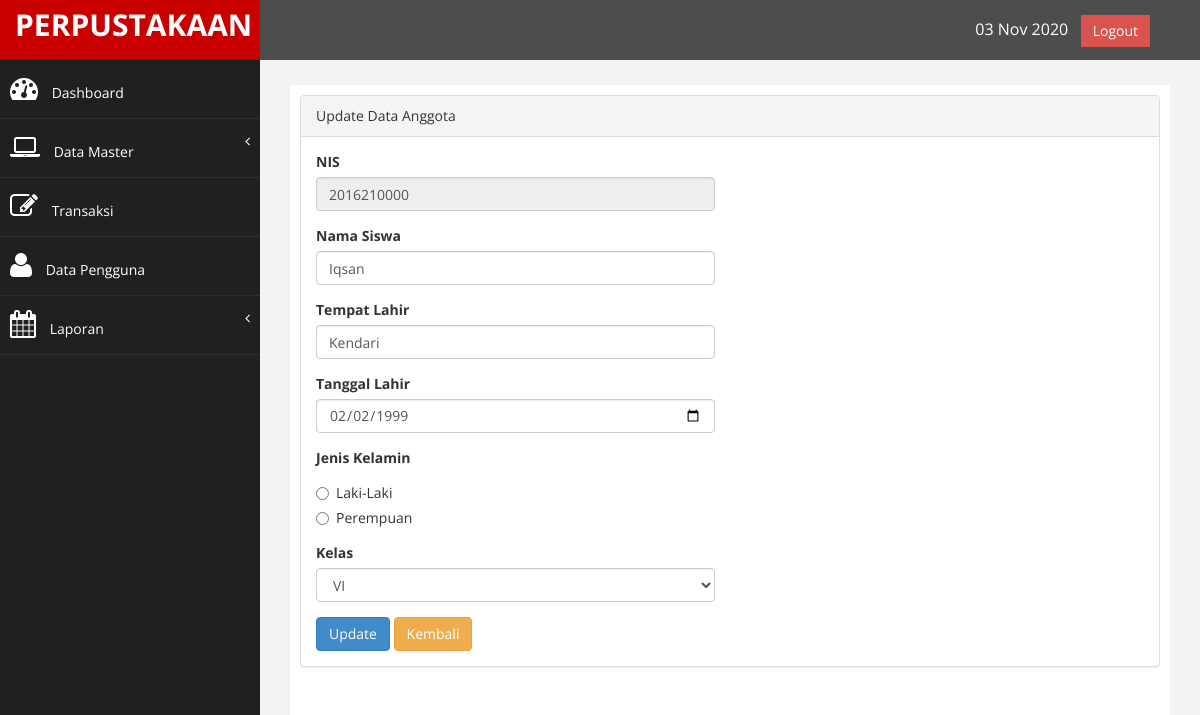
The page /index.php?page=updateAnggota&nis=2016210000 (signed in) on the database its author committed.
### tables this page shows
CREATE TABLE `tb_anggota` (
  `nis` int(11) NOT NULL,
  `nama` varchar(50) NOT NULL,
  `tempat_lahir` varchar(50) NOT NULL,
  `tgl_lahir` date NOT NULL,
  `jk` varchar(20) NOT NULL,
  `kelas` varchar(10) NOT NULL,
  `tgl_input` timestamp NOT NULL DEFAULT CURRENT_TIMESTAMP ON UPDATE CURRENT_TIMESTAMP
);

### halaman/anggota/updateAnggota.php (the view, shortened to what this page needs)
<?php
$nis = $_GET['nis'];
$sql = "SELECT * FROM tb_anggota WHERE nis=$nis";
$query = mysqli_query($koneksi,$sql);
$data = mysqli_fetch_assoc($query);
?>
<div id="page-wrapper" >
    <div id="page-inner">
       <div class="row">
        <div class="col-md-12">
            <div class="panel panel-default">
                <div class="panel-heading">
                    Update Data Anggota
                </div>
                <div class="panel-body">
                    <div class="row">
                        <div class="col-md-6">
                            <form role="form" method="POST" onsubmit="return validasi(this)">
                                <div class="form-group">
                                    <label>NIS</label>
                                    <input class="form-control" name="nis" id="nis" value="<?php echo $data['nis']; ?>" readonly/>
                                </div>
                                <div class="form-group">
                                    <label>Nama Siswa</label>
                                    <input class="form-control" name="nama" id="nama" value="<?php echo $data['nama']; ?>"/>
                                </div>
                                <div class="form-group">
                                    <label>Tempat Lahir</label>
                                    <input class="form-control" name="tempat_lahir" id="tempat_lahir" value="<?php echo $data['tempat_lahir']; ?>"/>
                                </div>
                                <div class="form-group">
                                    <label>Tanggal Lahir</label>
                                    <input type="date" class="form-control" name="tgl_lahir" id="tgl_lahir" value="<?php echo $data['tgl_lahir']; ?>"/>
                                </div>
                                <div class="form-group">
                                    <label>Jenis Kelamin</label>
                                    <div class="radio">
                                        <label>
                                            <input type="radio" name="jk" id="jk" value="Laki-Laki" <?php echo($data['jk']==Laki-Laki)?"checked":""; ?>/>Laki-Laki
                                        </label>
                                    </div>
                                    <div class="radio">
                                        <label>
                                            <input type="radio" name="jk" id="jk" value="Perempuan" <?php echo($data['jk']==Perempuan)?"checked":""; ?>/>Perempuan
                                        </label>
                                    </div>
                                </div>
                                <div class="form-group">
                                    <label>Kelas</label>
                                    <select class="form-control" name="kelas" id="kelas">
                                        <option value="VI" <?php if ($data['kelas']=='VI') {echo "selected";} ?>>VI</option>
                                    </select>
                                </div>
                                <div>
                                    <input type="submit" name="update" value="Update" class="btn btn-primary">
                                    <a href="index.php?page=anggota" class="btn btn-warning"> Kembali</a>
                                </div>
                            </form>
                        </div>
                    </div>
                </div>
            </div>
        </div>
    </div>
</div>
</div>

### assets/css/custom.css (style rules this page uses)
body { font-family: 'Open Sans', sans-serif; }
#page-wrapper { padding: 15px 15px; min-height: 600px; background:#F3F3F3; }
#page-inner { width:100%; margin:10px 20px 10px 0px; background-color:#fff!important; padding:10px; min-height:1200px; }
@media (min-width:768px) { #page-wrapper { margin: 0 0 0 260px; padding: 15px 30px; min-height: 1200px; } }

### rows shown on the page
tb_anggota: nis "2016210000", nama "Iqsan", tempat_lahir "Kendari", tgl_lahir "02/02/1999", jk "☐ Laki-Laki", jk "☐ Perempuan", kelas "VI"
